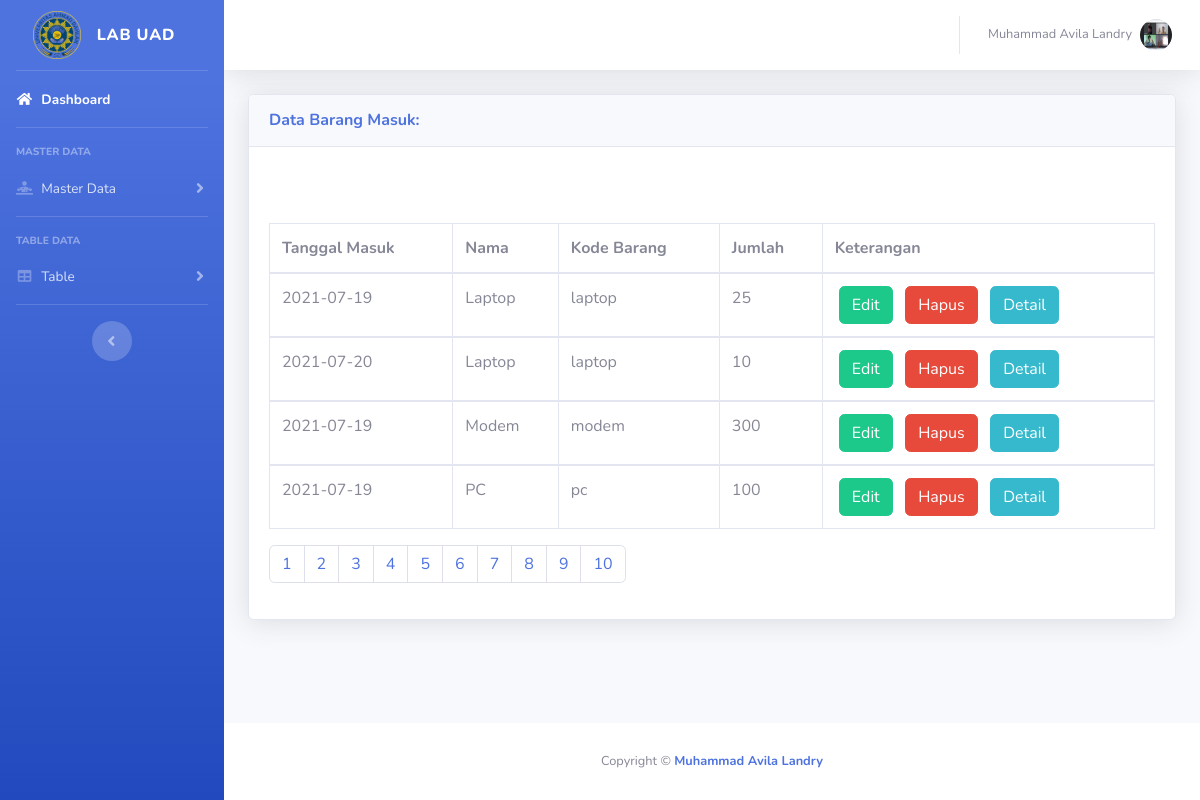
/tab_masuk.php (signed in), run on the app's committed database.
### tables this page shows
CREATE TABLE `masuk` (
  `id` int(50) NOT NULL,
  `tanggal` date NOT NULL,
  `nama_barang` varchar(50) NOT NULL,
  `kode_barang` varchar(50) NOT NULL,
  `jumlah_barang` int(50) NOT NULL
);

### tab_masuk.php (the view, shortened to what this page needs)
<!DOCTYPE html>
<html lang="en">
<head>
  <link href="vendor/fontawesome-free/css/all.min.css" rel="stylesheet" type="text/css">
  <link href="css/sb-admin-2.min.css" rel="stylesheet">
</head>
<body id="page-top">
  <div id="wrapper">
    <ul class="navbar-nav bg-gradient-primary sidebar sidebar-dark accordion" id="accordionSidebar">
      <a class="sidebar-brand d-flex align-items-center justify-content-center" href="">
        <input type="image" src="img/uad.png" alt="Submit" width="48" height="48">
        <div class="sidebar-brand-text mx-3">LAB UAD</div>
      </a>
      <hr class="sidebar-divider my-0">
      <li class="nav-item active">
        <a class="nav-link" href="index.php">
          <i class="fas fa-fw fa-home"></i>
          <span>Dashboard</span></a>
      </li>
      <hr class="sidebar-divider">
      <div class="sidebar-heading">
        Master Data
      </div>
      <li class="nav-item">
        <a class="nav-link collapsed" href="#" data-toggle="collapse" data-target="#collapseTwo" aria-expanded="true" aria-controls="collapseTwo">
          <i class="fas fa-fw fa-diagnoses"></i>
          <span>Master Data</span>
        </a>
      </li>
      <hr class="sidebar-divider">
      <div class="sidebar-heading">
        Table Data
      </div>
     <li class="nav-item">
       <a class="nav-link collapsed" href="#" data-toggle="collapse" data-target="#collapsePages" aria-expanded="true" aria-controls="collapsePages">
         <i class="fas fa-fw fa-table"></i>
         <span>Table</span>
       </a>
     </li>
           <hr class="sidebar-divider">
      <div class="text-center d-none d-md-inline">
        <button class="rounded-circle border-0" id="sidebarToggle"></button>
      </div>
    </ul>
    <div id="content-wrapper" class="d-flex flex-column">
      <div id="content">
        <nav class="navbar navbar-expand navbar-light bg-white topbar mb-4 static-top shadow">
          <ul class="navbar-nav ml-auto">
            <?php
          $sss = mysqli_query($conn, "select * from admin");
          $rrr = mysqli_fetch_array($sss);
             ?>
            <li class="nav-item dropdown no-arrow">
              <a class="nav-link dropdown-toggle" href="#" id="userDropdown" role="button" data-toggle="dropdown" aria-haspopup="true" aria-expanded="false">
                <span class="mr-2 d-none d-lg-inline text-gray-600 small"><?php echo $rrr['nama']; ?></span>
                <img class="img-profile rounded-circle" src=" img/<?php echo $rrr['foto'] ?>" alt="profile">
              </a>
            </li>
          </ul>
        </nav>
        <div class="container-fluid">
              <div class="card shadow mb-4">
                <div class="card-header py-3 d-flex flex-row align-items-center justify-content-between">
   <h6 class="m-0 font-weight-bold text-primary">Data Barang Masuk:</h6>
                </div>
                <div class="card-body">
                  <?php
                  $hal= 30;
                  $item= 10;
                  $page = (isset($_GET['page'])) ? (int)$_GET['page'] : 1;
                  $start = ($page - 1) * $hal;
                   ?>
                   <div class="row mt-3">
                   </div>
                   <div class="table-responsive service">
                   <table class="table table-bordered table-hover  mt-3 text-nowrap css-serial">
                   <thead>
                     <tr>
                       <th scope="col">Tanggal Masuk</th>
                       <th scope="col">Nama</th>
                       <th scope="col">Kode Barang</th>
                       <th scope="col">Jumlah</th>
                       <th scope="col">Keterangan</th>
                     </tr>
                   </thead>
                   <?php
                   if(isset($_GET['cari'])){
                    $cari=mysqli_real_escape_string($conn, $_GET['cari']);
                    $brg=mysqli_query($conn, "select * from masuk where id like '%".$cari."%' or nama_barang like '%".$cari."%' ");
                 if(mysqli_num_rows($brg) > 0){
                         echo "<div class='col-md-10 col-sm-12 col-xs-12 ml-5'>";
                         echo "<div class='alert alert-primary mt-4 ml-5' role='alert'>";
                         echo "<p><center>Data Yang Anda Cari  Ditemukan</center></p>";
                         echo   "</div>";
                         echo "</div>";
                 }else{
                       echo "<div class='col-md-10 col-sm-12 col-xs-12 ml-5'>";
                       echo "<div class='alert alert-danger mt-4 ml-5' role='alert'>";
                       echo "<p><center>$cari Yang Anda Cari Tidak Ditemukan</center></p>";
                       echo   "</div>";
                       echo "</div>";
                 }
                  }else{
                    $brg=mysqli_query($conn, "select * from masuk orders limit $start, $hal");
                  }
                 if(mysqli_num_rows($brg)){
                      while($row = mysqli_fetch_array($brg)){
                      ?>
                   <tbody>
                     <tr>
                       <td><?php echo $row['tanggal'] ?></td>
                       <td><?php echo $row['nama_barang'] ?></td>
                       <td><?php echo $row['kode_barang'] ?></td>
                       <td><?php echo $row['jumlah_barang'] ?></td>
                       <td>&nbsp;<a href="edit_masuk.php?id=<?php echo $row['id']; ?>"><button type="button" class="btn btn-success">Edit</button></a>
                       &nbsp; <a href="hapus_masuk.php?id=<?php echo $row['id']; ?>"><button type="button" class="btn btn-danger">Hapus</button></a>
                       &nbsp; <a href="detail_masuk.php?id=<?php echo $row['id']; ?>"><button type="button" class="btn btn-info">Detail</button></a>
                      </td>
                     </tr>
                   </tbody>
                 <?php }}elseif(mysqli_num_rows($brg) <= 0 AND !$cari){
                         echo "<div class='col-md-10 col-sm-12 col-xs-12 ml-5'>";
                         echo "<div class='alert alert-danger mt-4 ml-5' role='alert'>";
                         echo "<p><center>Data Anda Masih Kosong</center></p>";
                         echo "</div>";
                         echo "</div>";
                 } ?>
                 </table>
                 <nav aria-label="Page navigation example">
                 <ul class="pagination">
                   <?php
                   for($x=1;$x<=$item ;$x++){
                     ?>
                     <li class="page-item"><a class="page-link" href="?page=<?php echo $x ?>"><?php echo $x ?></a></li>
                     <?php
                   }
                   ?>
                 </ul>
                 </nav>
                 </div>
                </div>
              </div>
        </div>
      </div>
      <footer class="sticky-footer bg-white">
        <div class="container my-auto">
          <div class="copyright text-center my-auto">
            <span>Copyright &copy; <a href="https://www.instagram.com/mvilla01_/" style="text-decoration: none;"><b>Muhammad Avila Landry</b></a></span>
          </div>
        </div>
      </footer>
    </div>
  </div>
</body>
</html>

### data on the page
masuk: tanggal "2021-07-19", nama_barang "Laptop", kode_barang "laptop", jumlah_barang "25"
masuk: tanggal "2021-07-20", nama_barang "Laptop", kode_barang "laptop", jumlah_barang "10"
masuk: tanggal "2021-07-19", nama_barang "Modem", kode_barang "modem", jumlah_barang "300"
masuk: tanggal "2021-07-19", nama_barang "PC", kode_barang "pc", jumlah_barang "100"

### other printed values
$rrr['nama'] "Muhammad Avila Landry"
